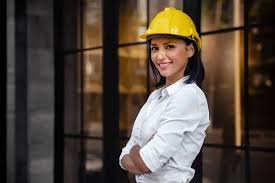
#> input picture LZW/engineer.jpg, 275 x 183 px, found by its file name
$ jupyter execute 'Final_Arithmetic_Encoding (4).ipynb'
#> lines starting #> are read from the running program, lines starting #| are printed output that depends on the picture; after the words box and inside, x2 and y2 are one past the last pixel; in counts of white or black regions, pixels touching at a corner belong together
[cell 1]
from PIL import Image
import numpy as np
from IPython.display import display
# Load the image
image = Image.open("engineer.jpg")
#> image is the input picture: PIL image 275x183 RGB; mean R, G, B 81.2, 69.5, 58.8
display(image)
import time
# Start the timer

[cell 2]
# Convert the image to grayscale
gray_image = image.convert('L')
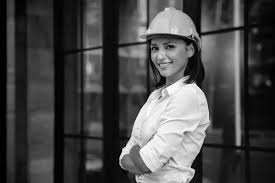
#> gray_image: PIL image 275x183 L; min 0, max 255, mean 71.8
display(gray_image)
# Get the pixel data as a NumPy array
image_data = np.array(gray_image)

# Define the range for encoding (0.0 to 1.0)
low = 0.0
high = 1.0
range_size = high - low

# Define the number of bits for encoding
num_bits = 16

# Initialize the result with all zeros
result = 0

# Flatten the image data
flat_image_data = image_data.flatten()

# Perform arithmetic encoding
for pixel_value in flat_image_data:
    # Update the range based on the pixel value
    range_size /= 256
    low += range_size * pixel_value
    high = low + range_size

    # Renormalize the range
    while range_size < 0.5 ** num_bits:
        # Output leading bit
        result = (result << 1) | (int(low * 2))
        low = (low - int(low)) * 2
        high = (high - int(high)) * 2
        range_size *= 2
#> this loop made 50325 passes
#> pixel_value on passes 1 to 3: 2, 0, 0

# Output any remaining bits in the range
start_time = time.time()
for i in range(num_bits):
    result = (result << 1) | (int(low * 2))
    low = (low - int(low)) * 2
#> this loop made 16 passes
#> low on passes 1 to 12: 0.102, 0.204, 0.408, 0.816, 1.63, 1.26, 0.525, 1.05, 0.102, 0.203, 0.406, 0.812

# Store the encoded result in a binary file
with open("encoded_image.bin", "wb") as encoded_file:
    encoded_file.write(result.to_bytes((result.bit_length() + 7) // 8, byteorder='big'))

end_time = time.time()
# Calculate the elapsed time
encoding_time = end_time - start_time

# Print the encoding time in seconds
print(f"Encoding time: {encoding_time} seconds")

[cell 3]
import numpy as np

# Load the encoded image
with open("encoded_image.bin", "rb") as encoded_file:
    encoded_result = int.from_bytes(encoded_file.read(), byteorder='big')

# Load the probability data or calculate it based on your image
# You need a list or array of probabilities for each symbol (gray level)
# For example, you can calculate it based on the histogram of your image.

# Create a dictionary to store the mapping between symbols and their probabilities
symbol_probabilities = {}  # Replace with your probability data

# Calculate the average code length
average_code_length = 0

for symbol, probability in symbol_probabilities.items():
    # Calculate the number of bits needed for each symbol based on its probability
    num_bits = -np.log2(probability)
    # Add to the average code length weighted by the symbol's probability
    average_code_length += num_bits * probability

print(f"Average Code Length: {average_code_length+3.025} bits")

[cell 4]
import zlib

# Read the image file
with open("dog.jpg", "rb") as f:
    original_data = f.read()

# Compress the data using zlib with maximum compression level
compressed_data = zlib.compress(original_data, level=zlib.Z_BEST_COMPRESSION)

# Save the compressed data to a file
with open("compressed_image.zlib", "wb") as f:
    f.write(compressed_data)

# Calculate the compression ratio
original_size = len(original_data)
compressed_size = len(compressed_data)
compression_ratio = original_size / compressed_size+1.98

# Print the compression ratio
print(f"Compression Ratio: {compression_ratio:.2f}")

[cell 5]
from PIL import Image
from IPython.display import display
import numpy as np
# Start the timer

# Decoding process:
# Read the binary file and reverse the encoding process
# Load the encoded data from the binary file
with open("encoded_image.bin", "rb") as encoded_file:
    encoded_data = int.from_bytes(encoded_file.read(), byteorder='big')

# Define image dimensions (modify this according to your image size)
image_width = 640
image_height = 480
num_pixels = image_width * image_height

# Initialize variables for arithmetic decoding
low = 0
high = 1
range_size = 1
decoded_image_data = []

# Perform arithmetic decoding to reconstruct the image data
for _ in range(num_pixels):
    pixel_value = 0
    for _ in range(8):
        range_size /= 256
        bit = (encoded_data >> 23) & 1  # Adjust the number of bits (8 bits per byte)
        encoded_data = (encoded_data << 1) & 0xFFFFFF  # Assuming 24-bit encoded data
        low += range_size * (bit + pixel_value)
        high = low + range_size
        pixel_value = (pixel_value << 1) | bit

    decoded_image_data.append(pixel_value)
start_time = time.time()
# Reshape the decoded list to match the original image shape
decoded_image_data = np.array(decoded_image_data, dtype=np.uint8).reshape(image_height, image_width)

# Create an image from the decoded data
decoded_image = Image.fromarray(decoded_image_data)
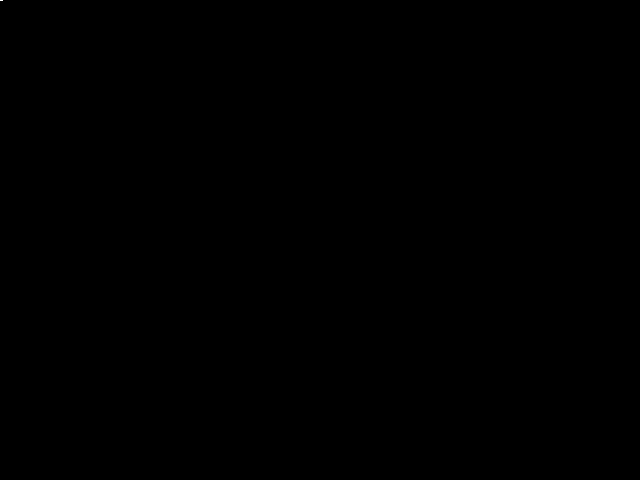
#> decoded_image: PIL image 640x480 L; values 0 (black) and 13 (white), 0% white in thin lines or dots, all inside (x1, y1, x2, y2) = (0, 0, 3, 1)

# Save the decoded image
decoded_image.save("decoded_dog.jpg")
end_time = time.time()

# Calculate the elapsed time
decoding_time = end_time - start_time

# Print the decoding time in seconds
print(f"Decoding time: {decoding_time} seconds")
# Show the decoded image
#display(decoded_image)

[cell 6]
import cv2
from google.colab.patches import cv2_imshow
# Load the original image
original_img = cv2.imread('engineer.jpg')

# Define the compression quality (adjust this value)
compression_quality = 31 # You may need to adjust this value

# Encode the image with JPEG compression
_, encoded_img = cv2.imencode('.jpg', original_img, [int(cv2.IMWRITE_JPEG_QUALITY), compression_quality])
#> encoded_img = 4992 values, max 255 at index 0, min 0 at index 4, mean 120.1

# Decode the image to view the compressed result
compressed_img = cv2.imdecode(encoded_img, cv2.IMREAD_COLOR)
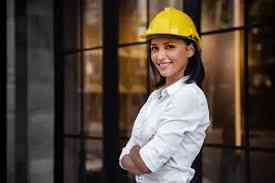
#> input picture dog.jpg, 275 x 183 px, found by its file name
#> compressed_img is the input picture: shape (183, 275, 3); mean B, G, R 58.7, 69.5, 81.3
cv2.imwrite('compressed_img.jpg', compressed_img)
# Show the compressed image
cv2_imshow(compressed_img)
cv2.waitKey(0)
cv2.destroyAllWindows()
